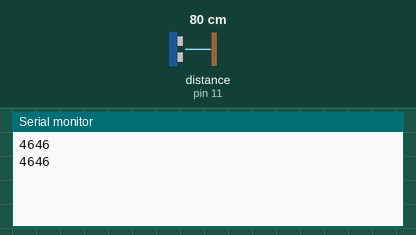
Bench run of a sketch on a simulated Arduino Uno, built with avr-gcc and run on an emulated ATmega328P. Parts: the last lines printed to the serial monitor. Wiring (inferred from the names in the program): ultrasonic range finder: trigger pin 12; echo pin 11. The inputs (shaded band) are chosen by the test bench; at power-on: distance to the obstacle (sensor on pin 11) 80 cm. The echo pulse lasts 58.3 µs per cm.

Above: at 1.8 s.
1.9 s: distance to the obstacle (sensor on pin 11) set to 2 cm
At 2.9 s:
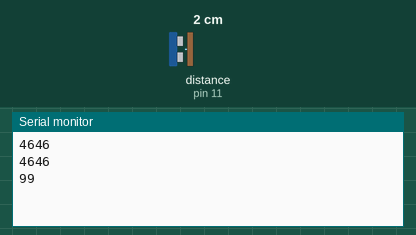
3.4 s: distance to the obstacle (sensor on pin 11) set to 4 cm
At 5.0 s:
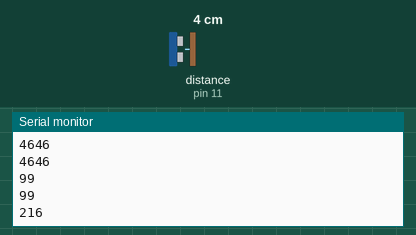
Timing chart, 0 to 6.5 s (numbered marks = the images above; inputs shaded):
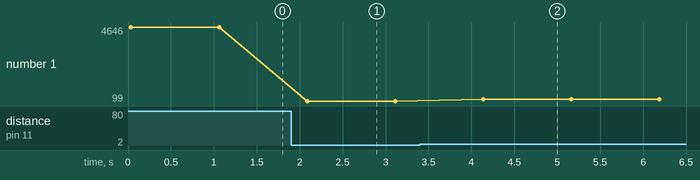

The sketch:

BareMinimum_MeasuringDistance.ino
```cpp
//Measuring the distance between object using distnace sensors
//Date: 22-08-2021
//Yash Agrawal

const int trigPin=12;
const int echoPin=11;
int pingTime;

void setup()
{
  pinMode(trigPin,OUTPUT);
  pinMode(echoPin,INPUT);
  Serial.begin(9600);
}

void loop()
{
  digitalWrite(trigPin,LOW);
  delayMicroseconds(10);
  digitalWrite(trigPin,HIGH);
  delayMicroseconds(10);
  digitalWrite(trigPin,LOW);

  //Finds out how long the pulse stays high
  pingTime = pulseIn(echoPin,HIGH);
  delay(25);
  Serial.println(pingTime);
  delay(1000);
}
```

Measured:
- after the input at 1.9 s, the serial monitor: prints a new line after 0.19 s (image 1)
- after the input at 3.4 s, the serial monitor: prints a new line after 0.74 s (image 2)
- plotted number 1: 4646 → 99 after the input at 1.9 s, 99 → 215 after the input at 3.4 s
